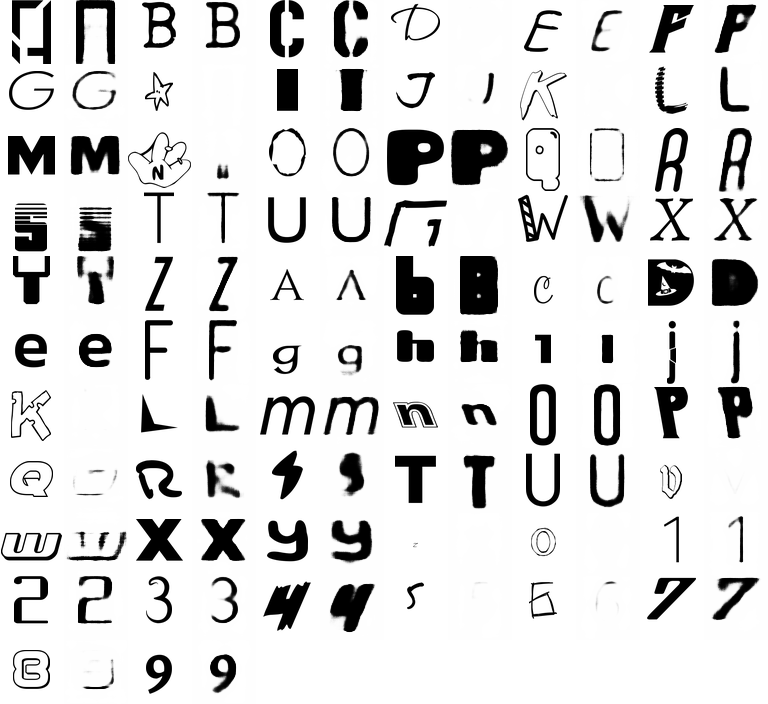

Write Python code to recreate this figure.
import random
import numpy
import PIL, PIL.Image
import random
import model

data = model.get_data()
n, k = data.shape[0], data.shape[1]

model = model.Model(n, k)
model.try_load()
run_fn = model.get_run_fn()

train_set, test_set = model.sets()
chars = {}
for i, j in test_set:
    chars.setdefault(j, []).append(i)

batch_is = numpy.zeros((k,), dtype=numpy.int32)
batch_js = numpy.zeros((k,), dtype=numpy.int32)
for z in xrange(k):
    batch_is[z] = random.choice(chars[z]) # random.randint(0, n-1)
    batch_js[z] = z

batch_pred = run_fn(batch_is, batch_js).reshape((k, 64, 64))

img = PIL.Image.new('L', (12 * 64, 11 * 64), 255)
for z in xrange(k):
    x, y = (z*2) % 12, (z*2) // 12
    real = 255 - data[batch_is[z]][z]
    pred = numpy.uint8((1.0 - batch_pred[z])*255)
    img_char = PIL.Image.fromarray(real)
    img.paste(img_char, ((x + 0) * 64, y * 64))
    img_char = PIL.Image.fromarray(pred)
    img.paste(img_char, ((x + 1) * 64, y * 64))

img.save('real_vs_pred.png')


